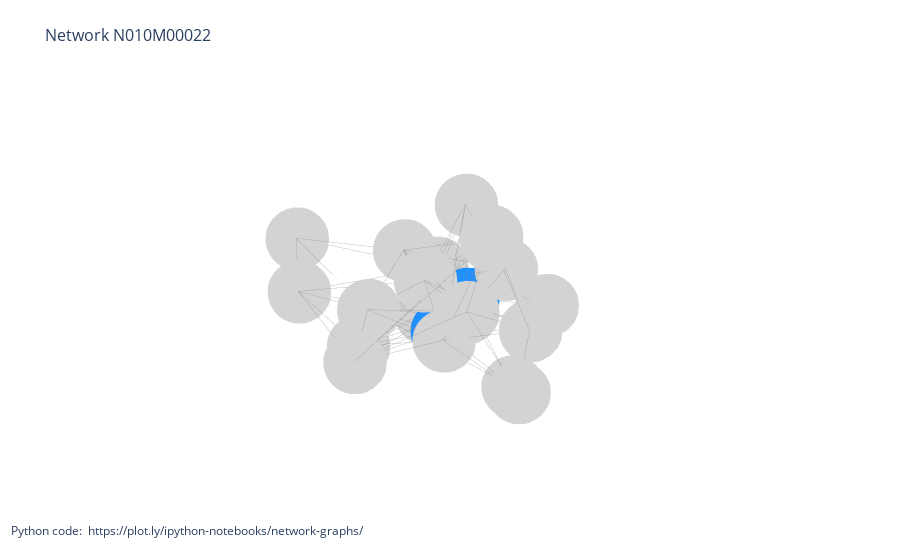

Here is the notebook cell this chart was saved with:
### Code cell
network = networksToPlot[0]
moduleID = network.rsplit('/',1)[1].replace('.abc','') #extract module ID from the module file

#Define the edgeweight file
edgeWeightFile = network

#Matplotlib defined clearing and size determination of plot
"""fig = plt.figure(figsize=[20,20])
ax = plt.subplot(111)"""

#Create empty graph for networkX
G = nx.Graph()
G = nx.read_weighted_edgelist(edgeWeightFile)
pos=nx.spring_layout(G, dim=3) #This is a randomized layout of the network

labels = pos.keys()

#Edge traces
edge_trace = go.Scatter3d(
    x=[],
    y=[],
    z=[],
    line=dict(width=0.5,color='#888'),
    hoverinfo='none',
    mode='lines')

for edge in G.edges():
    x0, y0, z0 = pos[edge[0]]#G.node[edge[0]]['pos']
    x1, y1, z1 = pos[edge[1]] #G.node[edge[1]]['pos']
    edge_trace['x'] += tuple([x0, x1, None])
    edge_trace['y'] += tuple([y0, y1, None])
    edge_trace['z'] += tuple([z0, z1, None])

#NODE TRACES
node_trace = go.Scatter3d(
    x=[],
    y=[],
    z=[],
    text=[],
    mode='markers',
    hoverinfo='text',
    marker=dict(
        color=[],
        size=22,
        ))

#ADD X,Y POSITIONS OF EACH NODE/GENE
for node in G.nodes():
    x, y, z = pos[node]
    node_trace['x'] += tuple([x])
    node_trace['y'] += tuple([y])
    node_trace['z'] += tuple([z])


#DEFINE COLORS OF NODES
colors = []

for node in G.nodes():
    geneID = node 
    #If gene is in candidate gene list -- then they're blue, else they're gray
    if geneID in geneList:
        colors.append('dodgerblue')
    else:
        colors.append('lightgray')
    #node_info = '# of connections: '+str(len(adjacencies[1]))
    text = get_annotation_text(annotationDict, geneID)
    
    node_trace['text'] +=tuple([text])
    
node_trace['marker']['color'] = colors

axis=dict(showbackground=False,
          showline=False,
          zeroline=False,
          showgrid=False,
          showticklabels=False,
          title=''
          )

#DRAW GRAPH
fig = go.Figure(data=[edge_trace, node_trace],
             layout=go.Layout(
                title='<br>Network %s' % moduleID,
                titlefont=dict(size=16),
                showlegend=False,
                hovermode='closest',
                margin=dict(b=20,l=5,r=5,t=40),
                annotations=[ dict(
                    text="Python code: <a href='https://plot.ly/ipython-notebooks/network-graphs/'> https://plot.ly/ipython-notebooks/network-graphs/</a>",
                    showarrow=False,
                    xref="paper", yref="paper",
                    x=0.005, y=-0.002 ) ],
                plot_bgcolor= 'rgba(0,0,0,0)',
                scene=dict(
                xaxis=dict(axis),
                yaxis=dict(axis),
                zaxis=dict(axis))))
iplot(fig, filename='networkx')

### Figure 1 — Plotly figure (JSON) as saved in the notebook; plotly's stock layout.template omitted (floating-point values rounded to 4 significant figures; data arrays with more than 128 entries replaced by an {"elided": "..."} marker saying what was removed)
{"data": [{"hoverinfo": "none", "line": {"color": "#888", "width": 0.5}, "mode": "lines", "type": "scatter3d", "x": {"elided": "297 float values"}, "y": {"elided": "297 float values"}, "z": {"elided": "297 float values"}}, {"hoverinfo": "text", "marker": {"color": ["lightgray", "lightgray", "lightgray", "lightgray", "dodgerblue", "dodgerblue", "lightgray", "lightgray", "lightgray", "lightgray", "lightgray", "lightgray", "lightgray", "lightgray", "lightgray", "lightgray", "lightgray", "lightgray", "lightgray", "lightgray", "lightgray"], "size": 22}, "mode": "markers", "text": ["Gene ID: Sevir.3G067800<br>Pfam: PF00806,PF07990<br>Panther: PTHR12537,PTHR12537:SF65<br>KO: K17943<br>GO: GO:0003723<br>arabi-defline: pumilio 2<br>", "Gene ID: Sevir.7G022600<br>Pfam: PF03634<br>Panther: PTHR31072,PTHR31072:SF25<br>arabi-defline: TCP family transcription factor<br>", "Gene ID: Sevir.9G110700<br>Pfam: PF03514<br>Panther: PTHR31636,PTHR31636:SF65<br>arabi-defline: GRAS family transcription factor<br>", "Gene ID: Sevir.4G227600<br>Pfam: PF00569,PF00249,PF04433,PF16495<br>Panther: PTHR12802,PTHR12802:SF39<br>KOG: KOG1279<br>KO: K11649<br>GO: GO:0008270,GO:0005515<br>arabi-defline: DNA-binding family protein<br>", "Gene ID: Sevir.5G254600<br>Pfam: PF07991,PF01450<br>Panther: PTHR21371,PTHR21371:SF11<br>ec: 1.1.1.86<br>KO: K00053<br>GO: GO:0055114,GO:0009082,GO:0004455,GO:0016491<br>arabi-defline: ketol-acid reductoisomerase<br>", "Gene ID: Sevir.5G058900<br>Pfam: PF16186,PF01749,PF00514<br>Panther: PTHR23316,PTHR23316:SF18<br>GO: GO:0008565,GO:0006606,GO:0005737,GO:0005634,GO:0005515<br>arabi-defline: importin alpha isoform 1<br>", "Gene ID: Sevir.5G384100<br>Pfam: PF00806,PF07990<br>Panther: PTHR12537,PTHR12537:SF12<br>KO: K17943<br>GO: GO:0003723<br>arabi-defline: pumilio 1<br>", "Gene ID: Sevir.8G223900<br>Pfam: PF04121<br>Panther: PTHR13003<br>KOG: KOG1964<br>KO: K14301<br>GO: GO:0006810,GO:0005643<br>", "Gene ID: Sevir.7G235000<br>Pfam: PF00400<br>Panther: PTHR19918,PTHR19918:SF12<br>KOG: KOG0305<br>KO: K03363<br>GO: GO:0005515<br>arabi-defline: Transducin family protein / WD-40 repeat family protein<br>", "Gene ID: Sevir.7G007600<br>Pfam: PF12776<br>Panther: PTHR31704,PTHR31704:SF11<br>", "Gene ID: Sevir.6G184600<br>Pfam: PF04504<br>Panther: PTHR31662,PTHR31662:SF3<br>arabi-defline: DNA-binding storekeeper protein-related transcriptional regulator<br>", "Gene ID: Sevir.4G038600<br>Pfam: PF06858,PF08155<br>Panther: PTHR11702,PTHR11702:SF4<br>KO: K06943<br>GO: GO:0005525<br>arabi-defline: Nucleolar GTP-binding protein<br>", "Gene ID: Sevir.9G561400<br>Pfam: PF00498<br>Panther: PTHR12348,PTHR12348:SF15<br>ec: 5.2.1.8<br>GO: GO:0005515,GO:0006355,GO:0003700<br>arabi-defline: SMAD/FHA domain-containing protein<br>", "Gene ID: Sevir.3G301200<br>Pfam: PF04209<br>Panther: PTHR11056<br>ec: 1.13.11.5<br>GO: GO:0055114,GO:0006570,GO:0006559,GO:0004411<br>arabi-defline: homogentisate 1,2-dioxygenase<br>", "Gene ID: Sevir.2G076801<br>Pfam: PF00646<br>Panther: PTHR31790,PTHR31790:SF20<br>GO: GO:0005515<br>arabi-defline: F-box and associated interaction domains-containing protein<br>", "Gene ID: Sevir.1G057300<br>Pfam: PF00083<br>Panther: PTHR23500,PTHR23500:SF159<br>GO: GO:0055085,GO:0022857,GO:0016021<br>arabi-defline: Major facilitator superfamily protein<br>", "Gene ID: Sevir.3G036900<br>Pfam: PF08264,PF09334,PF00133<br>Panther: PTHR11946,PTHR11946:SF51<br>ec: 6.1.1.4<br>KO: K01869<br>GO: GO:0006418,GO:0000166,GO:0005524,GO:0004812<br>arabi-defline: ATP binding;leucine-tRNA ligases;aminoacyl-tRNA ligases;nucleotide binding;ATP binding;aminoacyl-tRNA ligases<br>", "Gene ID: Sevir.7G069833<br>Pfam: PF02096<br>Panther: PTHR12428,PTHR12428:SF14<br>GO: GO:0051205,GO:0016021<br>arabi-defline: homolog of yeast oxidase assembly 1 (OXA1)<br>", "Gene ID: Sevir.3G393600<br>Pfam: PF00013<br>Panther: PTHR10288,PTHR10288:SF155<br>KOG: KOG2190<br>KO: K13162<br>GO: GO:0003723<br>arabi-defline: RNA-binding KH domain-containing protein<br>", "Gene ID: Sevir.5G055200<br>Panther: PTHR36407,PTHR36407:SF1<br>", "Gene ID: Sevir.9G382900<br>Pfam: PF00226<br>Panther: PTHR24078,PTHR24078:SF259<br>arabi-defline: Chaperone DnaJ-domain superfamily protein<br>"], "type": "scatter3d", "x": [0.4238, 0.6263, 0.4724, 0.3557, 0.07313, -0.1554, 0.05833, 0.2235, -0.03992, -0.3253, -0.5469, 0.1162, -0.1148, -0.3031, -0.2658, -0.3603, 0.01459, -0.9127, 0.004766, 0.4175, 0.238], "y": [-0.1951, 0.0625, -0.6483, -0.1652, 0.09119, 0.06137, -0.04743, 0.2599, -0.1603, -0.3623, -0.1218, 0.316, -0.4134, 0.2018, 0.3379, -0.1547, 0.6239, 0.07929, 0.3511, 0.8836, -1], "z": [-0.2018, -0.024, -0.04515, 0.02133, -0.1342, -0.05347, 0.1196, -0.01225, -0.2091, -0.1216, 0.112, 0.1382, 0.07343, 0.141, -0.6098, 0.3744, 0.1422, -0.4858, 0.5121, 0.2069, 0.05593]}], "layout": {"annotations": [{"showarrow": false, "text": "Python code: <a href='https://plot.ly/ipython-notebooks/network-graphs/'> https://plot.ly/ipython-notebooks/network-graphs/</a>", "x": 0.005, "xref": "paper", "y": -0.002, "yref": "paper"}], "hovermode": "closest", "margin": {"b": 20, "l": 5, "r": 5, "t": 40}, "plot_bgcolor": "rgba(0,0,0,0)", "scene": {"xaxis": {"showbackground": false, "showgrid": false, "showline": false, "showticklabels": false, "title": {"text": ""}, "zeroline": false}, "yaxis": {"showbackground": false, "showgrid": false, "showline": false, "showticklabels": false, "title": {"text": ""}, "zeroline": false}, "zaxis": {"showbackground": false, "showgrid": false, "showline": false, "showticklabels": false, "title": {"text": ""}, "zeroline": false}}, "showlegend": false, "title": {"font": {"size": 16}, "text": "<br>Network N010M00022"}}}
